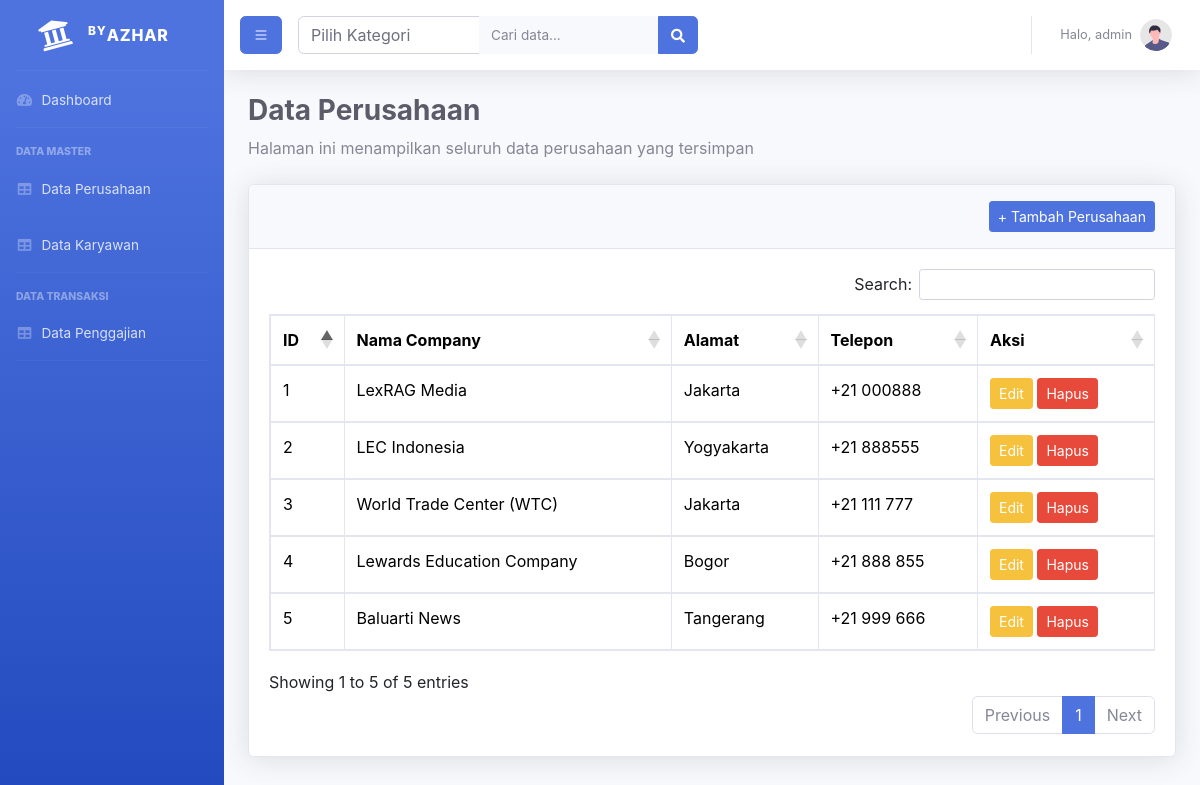
Page /data_perusahaan/index.php on the committed database.
### tables this page shows
CREATE TABLE `perusahaan` (
  `id_perusahaan` int(11) NOT NULL,
  `nama_perusahaan` varchar(50) DEFAULT NULL,
  `alamat` varchar(255) DEFAULT NULL,
  `telepon` varchar(50) DEFAULT NULL
);

### data_perusahaan/index.php (the view, shortened to what this page needs)
<?php
include '../partials/header.php';
$q = $_GET['q'] ?? '';
$query = "SELECT * FROM perusahaan";
$result = mysqli_query($conn, $query);
?>
    <div id="wrapper">
        <?php include '../partials/sidebar.php'; ?>
        <div id="content-wrapper" class="d-flex flex-column">
        <div id="content">
                <?php include '../partials/navbar.php'; ?>
                <div class="container-fluid ps-4 pe-4">
                    <h1 class="h3 mb-2 text-gray-800 font-weight-bold">Data Perusahaan</h1>
                    <p class="mb-4">Halaman ini menampilkan seluruh data perusahaan yang tersimpan</p>
                    <div class="card shadow mb-4">
                        <div class="card-header py-3">
                            <a href="tambah.php" class="btn btn-primary btn-sm float-right">+ Tambah Perusahaan</a>
                        </div>
                        <div class="card-body">
                            <div class="table-responsive">
                                <table class="table table-bordered" id="dataTable" width="100%" cellspacing="0">
                                    <thead>
                                        <tr>
                                            <th>ID</th>
                                            <th>Nama Company</th>
                                            <th>Alamat</th>
                                            <th>Telepon</th>
                                            <th>Aksi</th>
                                        </tr>
                                    </thead>
                                    <tbody>
                                        <?php
                                        function highlight($text, $keyword) {
                                            if (!$keyword) return htmlspecialchars($text);
                                            return preg_replace("/(" . preg_quote($keyword, '/') . ")/i", "<span class='highlight'>$1</span>", htmlspecialchars($text));
                                        }
                                        while ($row = mysqli_fetch_assoc($result)) {
                                            echo "<tr>";
                                            echo "<td>" . htmlspecialchars($row['id_perusahaan']) . "</td>";
                                            echo "<td>" . highlight($row['nama_perusahaan'], $q) . "</td>";
                                            echo "<td>" . highlight($row['alamat'], $q) . "</td>";
                                            echo "<td>" . htmlspecialchars($row['telepon']) . "</td>";
                                            echo "<td>
                                                <a href='edit.php?id_perusahaan=" . $row['id_perusahaan'] . "' class='btn btn-sm btn-warning'>Edit</a>
                                                <a href='hapus.php?id_perusahaan=" . $row['id_perusahaan'] . "' class='btn btn-danger btn-sm' onclick=\"return confirm('Yakin ingin menghapus?')\">Hapus</a>
                                            </td>";
                                            echo "</tr>";
                                        }
                                        ?>
                                    </tbody>
                                </table>
                            </div>
                        </div>
                    </div>
                </div>
<?php include '../partials/footer.php'; ?>

### rows in the picture
perusahaan: id_perusahaan "1", nama_perusahaan "LexRAG Media", alamat "Jakarta", telepon "+21 000888"
perusahaan: id_perusahaan "2", nama_perusahaan "LEC Indonesia", alamat "Yogyakarta", telepon "+21 888555"
perusahaan: id_perusahaan "3", nama_perusahaan "World Trade Center (WTC)", alamat "Jakarta", telepon "+21 111 777"
perusahaan: id_perusahaan "4", nama_perusahaan "Lewards Education Company", alamat "Bogor", telepon "+21 888 855"
perusahaan: id_perusahaan "5", nama_perusahaan "Baluarti News", alamat "Tangerang", telepon "+21 999 666"

### other values in the picture
$_SESSION['username'] "admin"
